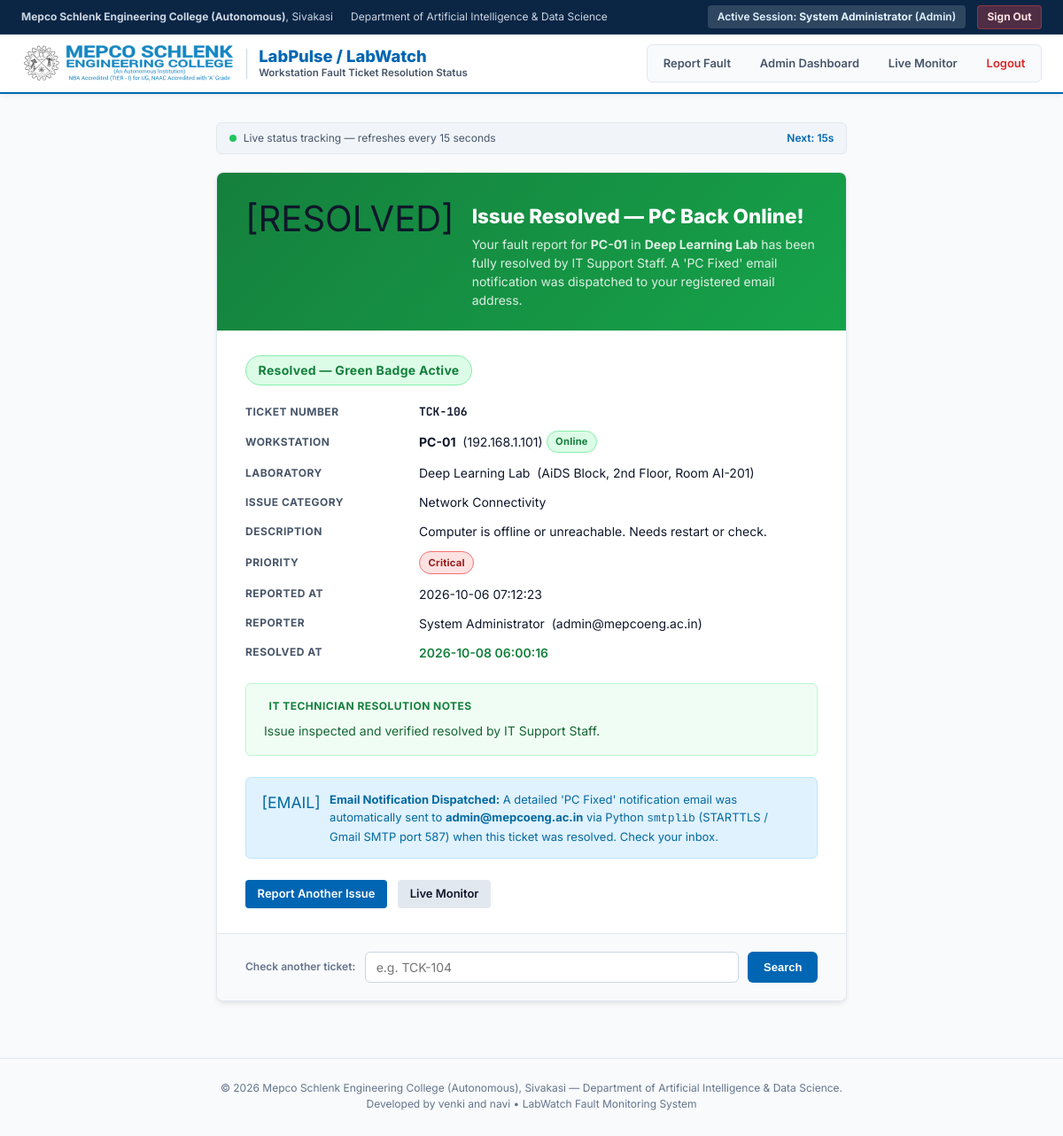
The app's page /status/TCK-106 (signed in) with its own data.
### tables this page shows
CREATE TABLE USERS (
    id INTEGER PRIMARY KEY AUTOINCREMENT,
    username TEXT UNIQUE NOT NULL,
    password_hash TEXT NOT NULL,
    full_name TEXT NOT NULL,
    email TEXT UNIQUE NOT NULL,
    role TEXT NOT NULL CHECK(role IN ('student', 'staff', 'technician', 'admin')),
    created_at TIMESTAMP DEFAULT CURRENT_TIMESTAMP
, salt TEXT NOT NULL DEFAULT '');

CREATE TABLE COMPUTERS (
    id INTEGER PRIMARY KEY AUTOINCREMENT,
    lab_id INTEGER NOT NULL,
    pc_number TEXT NOT NULL,
    ip_address TEXT UNIQUE NOT NULL,
    mac_address TEXT UNIQUE NOT NULL,
    status TEXT NOT NULL DEFAULT 'Online',
    specs TEXT,
    last_heartbeat TIMESTAMP,
    created_at TIMESTAMP DEFAULT CURRENT_TIMESTAMP, ping_history TEXT NOT NULL DEFAULT '[1,1,1,1,1,1,1,1,1,1]', is_admin INTEGER NOT NULL DEFAULT 0,
    FOREIGN KEY (lab_id) REFERENCES LABS (id) ON DELETE CASCADE,
    UNIQUE (lab_id, pc_number)
);

CREATE TABLE LABS (
    id INTEGER PRIMARY KEY AUTOINCREMENT,
    lab_name TEXT UNIQUE NOT NULL,
    department TEXT NOT NULL,
    location TEXT NOT NULL,
    total_pcs INTEGER NOT NULL DEFAULT 0,
    created_at TIMESTAMP DEFAULT CURRENT_TIMESTAMP
);

CREATE TABLE TICKETS (
    id INTEGER PRIMARY KEY AUTOINCREMENT,
    ticket_number TEXT UNIQUE NOT NULL,
    user_id INTEGER NOT NULL,
    lab_id INTEGER NOT NULL,
    computer_id INTEGER NOT NULL,
    issue_category TEXT NOT NULL CHECK(
        issue_category IN (
            'Network Connectivity',
            'Operating System',
            'Hardware Fault',
            'Peripheral / Display',
            'Software Crash',
            'Power Issue',
            'Other'
        )
    ),
    description TEXT NOT NULL,
    status TEXT NOT NULL DEFAULT 'Pending' CHECK(
        status IN ('Pending', 'In Progress', 'Resolved', 'Closed')
    ),
    priority TEXT NOT NULL DEFAULT 'Medium' CHECK(
        priority IN ('Low', 'Medium', 'High', 'Critical')
    ),
    reported_at TIMESTAMP DEFAULT CURRENT_TIMESTAMP,
    resolved_at TIMESTAMP,
    technician_id INTEGER,
    resolution_notes TEXT,
    FOREIGN KEY (user_id) REFERENCES USERS (id) ON DELETE RESTRICT,
    FOREIGN KEY (lab_id) REFERENCES LABS (id) ON DELETE RESTRICT,
    FOREIGN KEY (computer_id) REFERENCES COMPUTERS (id) ON DELETE RESTRICT,
    FOREIGN KEY (technician_id) REFERENCES USERS (id) ON DELETE SET NULL
);

### python_server.py (the view)
@app.route("/status/<ticket_number>", methods=["GET"])
@login_required(roles=["student", "staff", "technician", "admin"])
def reporter_ticket_status(ticket_number: str):
    ticket_number = ticket_number.upper().strip()
    conn = get_db_connection()
    try:
        cursor = conn.cursor()
        cursor.execute("""
            SELECT t.id, t.ticket_number, t.issue_category, t.description,
                   t.status, t.priority, t.reported_at, t.resolved_at,
                   t.resolution_notes,
                   u.full_name AS reporter_name, u.email AS reporter_email,
                   c.pc_number, c.ip_address, c.mac_address, c.status AS pc_status,
                   l.lab_name, l.location AS lab_location
            FROM TICKETS t
            JOIN USERS u ON t.user_id = u.id
            JOIN LABS l ON t.lab_id = l.id
            JOIN COMPUTERS c ON t.computer_id = c.id
            WHERE UPPER(t.ticket_number) = ?
        """, (ticket_number,))
        ticket = cursor.fetchone()
        if not ticket:
            return render_template("status.html",
                                   ticket=None,
                                   ticket_number=ticket_number,
                                   error=f"Ticket '{ticket_number}' not found in the system.",
                                   logged_user=session.get("user"))
        return render_template("status.html",
                               ticket=dict(ticket),
                               ticket_number=ticket_number,
                               error=None,
                               logged_user=session.get("user"))
    finally:
        conn.close()

### python_server.py (called while the page is built, shortened)
@app.after_request
def apply_security_headers(response):
    response.headers["X-Content-Type-Options"] = "nosniff"
    response.headers["X-Frame-Options"] = "SAMEORIGIN"
    response.headers["X-XSS-Protection"] = "1; mode=block"
    response.headers["Referrer-Policy"] = "strict-origin-when-cross-origin"
    response.headers["Permissions-Policy"] = "geolocation=(), microphone=(), camera=()"
    csp_policy = (
        "default-src 'self' https://fonts.googleapis.com https://fonts.gstatic.com https://cdn.jsdelivr.net; "
        "script-src 'self' 'unsafe-inline' https://cdn.jsdelivr.net; "
        "style-src 'self' 'unsafe-inline' https://fonts.googleapis.com; "
        "font-src 'self' https://fonts.gstatic.com data:; "
        "img-src 'self' data:; "
        "connect-src 'self';"
    )
    response.headers["Content-Security-Policy"] = csp_policy
    return response

@app.context_processor
def inject_csrf_token():
    return dict(csrf_token=get_csrf_token)

def login_required(roles=None):
    def decorator(f):
        @wraps(f)
        def decorated_function(*args, **kwargs):
            user = session.get("user")
            client_ip = request.headers.get("X-Forwarded-For", request.remote_addr or "127.0.0.1").split(",")[0].strip()
            return f(*args, **kwargs)
        return decorated_function
    return decorator

def get_db_connection():
    conn = sqlite3.connect(DB_PATH, timeout=30.0)
    conn.row_factory = sqlite3.Row
    conn.execute("PRAGMA journal_mode = WAL;")
    conn.execute("PRAGMA synchronous = NORMAL;")
    conn.execute("PRAGMA busy_timeout = 30000;")
    conn.execute("PRAGMA foreign_keys = ON;")
    return conn

### templates/status.html (shortened to what this page needs)
<!DOCTYPE html>
<html lang="en">
<head>
</head>
<body>
  <div class="mepco-top-bar">
    <div class="top-bar-inner">
      <div class="top-bar-contact">
        <span><strong>Mepco Schlenk Engineering College (Autonomous)</strong>, Sivakasi</span>
        <span>Department of Artificial Intelligence & Data Science</span>
      </div>
      <div class="top-bar-accreditation" style="display:flex; align-items:center; gap:0.85rem;">
        <span style="background:rgba(255,255,255,.15); padding:0.25rem 0.65rem; border-radius:4px; color:#e0f2fe; font-size:0.75rem;">
          Active Session: <strong>{{ logged_user['full_name'] if logged_user else 'User' }}</strong> ({{ (logged_user['role'] if logged_user else 'User')|title }})
        </span>
        <a href="/logout" style="color:#fee2e2; text-decoration:none; font-weight:700; font-size:0.75rem; background:rgba(239,68,68,.3); padding:0.22rem 0.65rem; border-radius:4px; border:1px solid rgba(239,68,68,.4); display:inline-flex; align-items:center; gap:0.3rem;">
          Sign Out
        </a>
      </div>
    </div>
  </div>
  <header class="mepco-main-header">
    <div class="main-header-inner">
      <a href="/report" class="mepco-brand-lockup">
        <img src="/static/mepco_logo.svg" alt="Mepco Schlenk Engineering College" class="mepco-logo-img">
        <div>
          <div class="labwatch-title">LabPulse / LabWatch</div>
          <div class="labwatch-dept">Workstation Fault Ticket Resolution Status</div>
        </div>
      </a>
      <nav class="campus-nav-tabs">
        <a href="/report" class="nav-tab-link">Report Fault</a>
        {% if logged_user and logged_user['role'] in ['admin', 'technician'] %}
        <a href="/admin" class="nav-tab-link">Admin Dashboard</a>
        <a href="/monitor" class="nav-tab-link">Live Monitor</a>
        {% endif %}
        <a href="/logout" class="nav-tab-link" style="color:#dc2626;">Logout</a>
      </nav>
    </div>
  </header>
  <main class="page-container">
    {% if error %}
    <div class="not-found-card">
      <div class="status-header-error">
        <div class="status-icon">[SEARCH]</div>
        <div class="status-header-text">
          <h1>Ticket Not Found</h1>
          <p>No record of "{{ ticket_number }}" in the LabPulse database.</p>
        </div>
      </div>
      <div class="status-card-body">
        <p style="color: var(--text-secondary); margin-bottom: 1.25rem;">
          {{ error }} Please double-check the ticket number (e.g., <code class="mono">TCK-104</code>)
          from your submission confirmation or re-submit a fault report.
        </p>
        <div class="action-links">
          <a href="/report" class="btn-action btn-primary">Submit New Report</a>
          <a href="/"       class="btn-action btn-secondary">Live Monitor</a>
        </div>
      </div>
      <div class="search-form">
        <span style="font-size:0.75rem; color: var(--text-muted); font-weight:600;">Check another ticket:</span>
        <form action="" method="GET" onsubmit="goToTicket(event)" style="display:flex;gap:.65rem;flex:1;">
          <input class="search-input" id="search-ticket-id" type="text"
                 placeholder="e.g. TCK-104" maxlength="12" autocomplete="off">
          <button type="submit" class="btn-search">Search</button>
        </form>
      </div>
    </div>
    {% else %}
    <div class="auto-refresh-strip" id="refresh-strip">
      <span><span class="refresh-dot"></span> Live status tracking — refreshes every 15 seconds</span>
      <span id="refresh-countdown" style="font-weight:600; color: var(--mepco-blue);">Next: 15s</span>
    </div>
    <div class="status-card">
      {% if ticket.status == 'Resolved' or ticket.status == 'Closed' %}
      <div class="status-header-resolved">
        <div class="status-icon">[RESOLVED]</div>
        <div class="status-header-text">
          <h1>Issue Resolved — PC Back Online!</h1>
          <p>
            Your fault report for <strong>{{ ticket.pc_number }}</strong> in
            <strong>{{ ticket.lab_name }}</strong> has been fully resolved by IT Support Staff.
            A 'PC Fixed' email notification was dispatched to your registered email address.
          </p>
        </div>
      </div>
      {% endif %}
      <div class="status-card-body">
        <div style="margin-bottom: 1.25rem;">
          {% if ticket.status == 'Resolved' or ticket.status == 'Closed' %}
          <span class="badge badge-resolved" style="font-size:0.875rem; padding: 0.35rem 0.85rem;">
            {{ ticket.status }} — Green Badge Active
          </span>
          {% elif ticket.status == 'In Progress' %}
          <span class="badge badge-progress" style="font-size:0.875rem; padding: 0.35rem 0.85rem;">
            {{ ticket.status }}
          </span>
          {% else %}
          <span class="badge badge-pending" style="font-size:0.875rem; padding: 0.35rem 0.85rem;">
            {{ ticket.status }}
          </span>
          {% endif %}
        </div>
        <div class="field-grid">
          <div class="field-label">Ticket Number</div>
          <div class="field-value"><span class="mono">{{ ticket.ticket_number }}</span></div>
          <div class="field-label">Workstation</div>
          <div class="field-value">
            <strong>{{ ticket.pc_number }}</strong>&nbsp;
            ({{ ticket.ip_address }})&nbsp;
            {% if ticket.pc_status == 'Online' %}
            <span class="badge badge-online">Online</span>
            {% else %}
            <span class="badge badge-offline">{{ ticket.pc_status }}</span>
            {% endif %}
          </div>
          <div class="field-label">Laboratory</div>
          <div class="field-value">{{ ticket.lab_name }} &nbsp;({{ ticket.lab_location }})</div>
          <div class="field-label">Issue Category</div>
          <div class="field-value">{{ ticket.issue_category }}</div>
          <div class="field-label">Description</div>
          <div class="field-value" style="flex-direction:column; align-items:flex-start;">
            <span>{{ ticket.description }}</span>
          </div>
          <div class="field-label">Priority</div>
          <div class="field-value">
            {% if ticket.priority == 'Critical' %}
            <span class="badge badge-critical">Critical</span>
            {% else %}
            <span class="badge badge-pending">{{ ticket.priority }}</span>
            {% endif %}
          </div>
          <div class="field-label">Reported At</div>
          <div class="field-value">{{ ticket.reported_at }}</div>
          <div class="field-label">Reporter</div>
          <div class="field-value">{{ ticket.reporter_name }} &nbsp;({{ ticket.reporter_email }})</div>
          {% if ticket.resolved_at %}
          <div class="field-label">Resolved At</div>
          <div class="field-value" style="color:#15803d; font-weight:600;">
            {{ ticket.resolved_at }}
          </div>
          {% endif %}
        </div>
        {% if ticket.status == 'Resolved' or ticket.status == 'Closed' %}
        {% if ticket.resolution_notes %}
        <div class="resolution-box">
          <div class="resolution-box-title">
             IT Technician Resolution Notes
          </div>
          <div class="resolution-box-notes">{{ ticket.resolution_notes }}</div>
        </div>
        {% endif %}
        <div class="email-notice">
          <span style="font-size:1.1rem;">[EMAIL]</span>
          <div>
            <strong>Email Notification Dispatched:</strong> A detailed 'PC Fixed' notification email
            was automatically sent to <strong>{{ ticket.reporter_email }}</strong> via Python
            <code>smtplib</code> (STARTTLS / Gmail SMTP port 587) when this ticket was resolved.
            Check your inbox.
          </div>
        </div>
        <div class="action-links">
          <a href="/report" class="btn-action btn-primary">Report Another Issue</a>
          <a href="/" class="btn-action btn-secondary">Live Monitor</a>
        </div>
        {% endif %}
      </div>
      <div class="search-form">
        <span style="font-size:0.75rem; color: var(--text-muted); font-weight:600;">Check another ticket:</span>
        <form action="" method="GET" onsubmit="goToTicket(event)" style="display:flex;gap:.65rem;flex:1;">
          <input class="search-input" id="search-ticket-id" type="text"
                 placeholder="e.g. TCK-104" maxlength="12" autocomplete="off">
          <button type="submit" class="btn-search">Search</button>
        </form>
      </div>
    </div>
    {% endif %}
  </main>
  <footer class="page-footer">
    <p>
      &copy; 2026 Mepco Schlenk Engineering College (Autonomous), Sivakasi &mdash; Department of Artificial Intelligence & Data Science.<br>
      Developed by venki and navi &bull; LabWatch Fault Monitoring System
    </p>
  </footer>
</body>
</html>

### records on screen
USERS: full_name "System Administrator", reporter_name "System Administrator", reporter_email "admin@mepcoeng.ac.in"
COMPUTERS: pc_number "PC-01", ip_address "192.168.1.101"
LABS: lab_name "Deep Learning Lab", lab_location "AiDS Block, 2nd Floor, Room AI-201"
TICKETS: status "Resolved", ticket_number "TCK-106", issue_category "Network Connectivity", description "Computer is offline or unreachable. Needs restart or check.", reported_at "2026-10-06 07:12:23", resolved_at "2026-10-08 06:00:16", resolution_notes "Issue inspected and verified resolved by IT Support Staff."

### other values on screen
{{ (logged_user['role'] if logged_user else 'User')|title }} "Admin"
